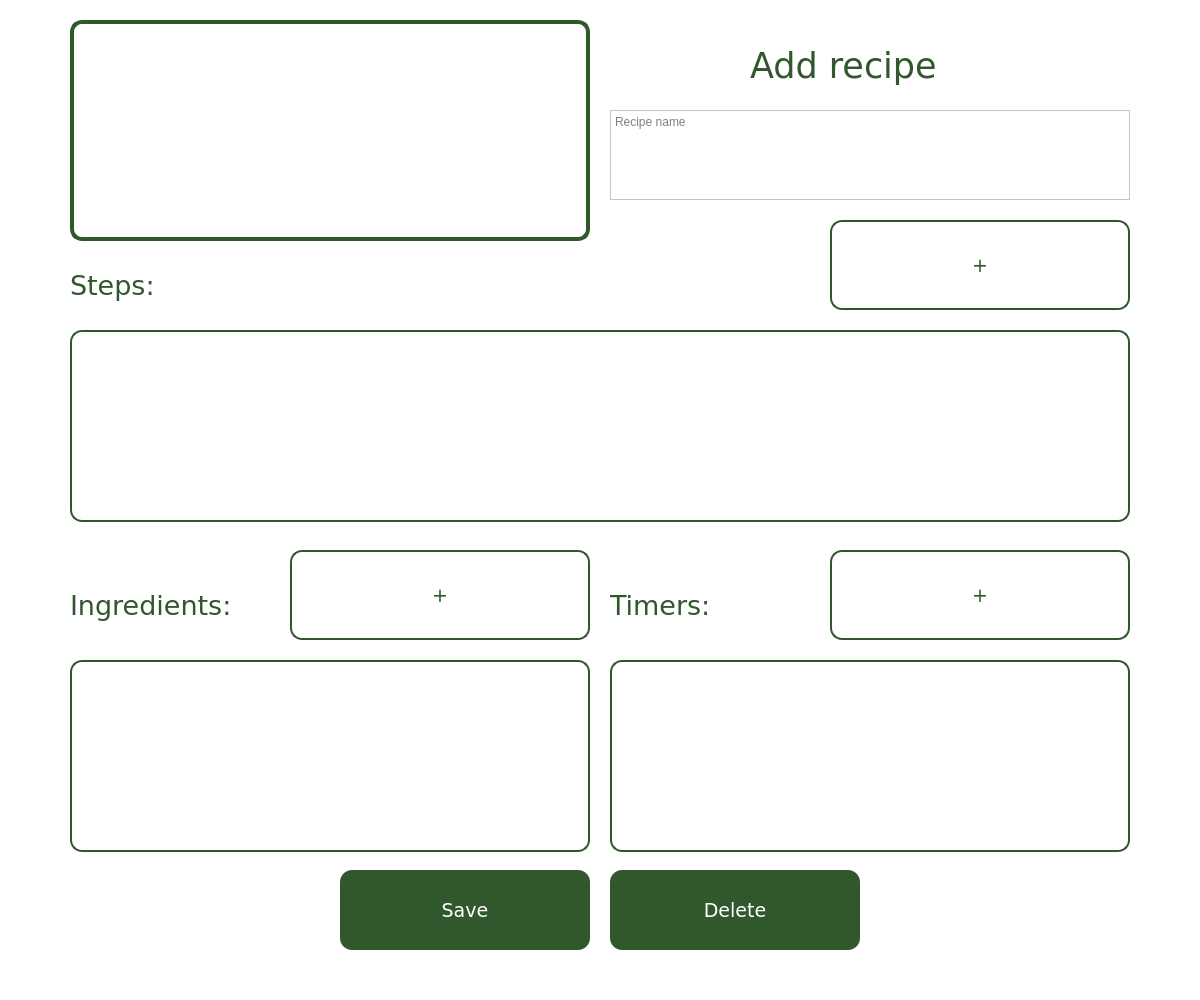
<?xml version="1.0" encoding="UTF-8"?>
<ui version="4.0">
 <class>add_recipe_window</class>
 <widget class="QMainWindow" name="add_recipe_window">
  <property name="geometry">
   <rect>
    <x>0</x>
    <y>0</y>
    <width>1200</width>
    <height>1000</height>
   </rect>
  </property>
  <property name="windowTitle">
   <string>PoLIZANE - Add recipe</string>
  </property>
  <property name="windowIcon">
   <iconset>
    <normaloff>PoLIZANE.png</normaloff>PoLIZANE.png</iconset>
  </property>
  <property name="styleSheet">
   <string notr="true">background-color: white;</string>
  </property>
  <widget class="QWidget" name="add_recipe_screen">
   <widget class="QLabel" name="add_recipe_label">
    <property name="geometry">
     <rect>
      <x>750</x>
      <y>40</y>
      <width>241</width>
      <height>51</height>
     </rect>
    </property>
    <property name="font">
     <font>
      <family>Verdana</family>
      <pointsize>26</pointsize>
     </font>
    </property>
    <property name="statusTip">
     <string>Add recipe</string>
    </property>
    <property name="styleSheet">
     <string notr="true">color: rgb(49, 87, 44);</string>
    </property>
    <property name="text">
     <string>Add recipe</string>
    </property>
   </widget>
   <widget class="QPlainTextEdit" name="list_name">
    <property name="geometry">
     <rect>
      <x>610</x>
      <y>110</y>
      <width>520</width>
      <height>90</height>
     </rect>
    </property>
    <property name="statusTip">
     <string>Type recipe name here</string>
    </property>
    <property name="layoutDirection">
     <enum>Qt::LeftToRight</enum>
    </property>
    <property name="styleSheet">
     <string notr="true">border-style: solid;
border-width: 2px;
border-radius: 12px;
border-color: rgb(49, 87, 44);
placeholder {
  color: rgb(49, 87, 44, 75);
};
 font-size: 24px;</string>
    </property>
    <property name="placeholderText">
     <string>Recipe name</string>
    </property>
   </widget>
   <widget class="QPushButton" name="add_button_step">
    <property name="geometry">
     <rect>
      <x>830</x>
      <y>220</y>
      <width>300</width>
      <height>90</height>
     </rect>
    </property>
    <property name="font">
     <font>
      <family>Verdana</family>
      <pointsize>14</pointsize>
     </font>
    </property>
    <property name="statusTip">
     <string>Click plus to add new step to the recipe</string>
    </property>
    <property name="styleSheet">
     <string notr="true">background-color: white;
color:  rgb(49, 87, 44);
border-radius: 12px;
border: solid;
border-color:  rgb(49, 87, 44);
border-width: 2px;</string>
    </property>
    <property name="text">
     <string>+</string>
    </property>
   </widget>
   <widget class="QLabel" name="add_photo">
    <property name="geometry">
     <rect>
      <x>70</x>
      <y>20</y>
      <width>520</width>
      <height>221</height>
     </rect>
    </property>
    <property name="statusTip">
     <string>Add photo here</string>
    </property>
    <property name="styleSheet">
     <string notr="true">border-style: solid;
border-width: 4px;
border-radius: 12px;
border-color: rgb(49, 87, 44);</string>
    </property>
    <property name="text">
     <string/>
    </property>
    <property name="pixmap">
     <pixmap>no_image.png</pixmap>
    </property>
    <property name="scaledContents">
     <bool>true</bool>
    </property>
   </widget>
   <widget class="QLabel" name="steps_label">
    <property name="geometry">
     <rect>
      <x>70</x>
      <y>260</y>
      <width>260</width>
      <height>50</height>
     </rect>
    </property>
    <property name="font">
     <font>
      <family>Verdana</family>
      <pointsize>20</pointsize>
     </font>
    </property>
    <property name="statusTip">
     <string>Steps</string>
    </property>
    <property name="styleSheet">
     <string notr="true">color: rgb(49, 87, 44);</string>
    </property>
    <property name="text">
     <string>Steps:</string>
    </property>
   </widget>
   <widget class="QListWidget" name="steps_list">
    <property name="geometry">
     <rect>
      <x>70</x>
      <y>330</y>
      <width>1060</width>
      <height>192</height>
     </rect>
    </property>
    <property name="statusTip">
     <string>Added steps list</string>
    </property>
    <property name="styleSheet">
     <string notr="true">border-style: solid;
border-width: 2px;
border-radius: 12px;
border-color: rgb(49, 87, 44);</string>
    </property>
   </widget>
   <widget class="QLabel" name="ingredients_label">
    <property name="geometry">
     <rect>
      <x>70</x>
      <y>580</y>
      <width>260</width>
      <height>50</height>
     </rect>
    </property>
    <property name="font">
     <font>
      <family>Verdana</family>
      <pointsize>20</pointsize>
     </font>
    </property>
    <property name="statusTip">
     <string>Ingredients</string>
    </property>
    <property name="styleSheet">
     <string notr="true">color: rgb(49, 87, 44);</string>
    </property>
    <property name="text">
     <string>Ingredients:</string>
    </property>
   </widget>
   <widget class="QLabel" name="timers_label">
    <property name="geometry">
     <rect>
      <x>610</x>
      <y>580</y>
      <width>260</width>
      <height>50</height>
     </rect>
    </property>
    <property name="font">
     <font>
      <family>Verdana</family>
      <pointsize>20</pointsize>
     </font>
    </property>
    <property name="statusTip">
     <string>Timers</string>
    </property>
    <property name="styleSheet">
     <string notr="true">color: rgb(49, 87, 44);</string>
    </property>
    <property name="text">
     <string>Timers:</string>
    </property>
   </widget>
   <widget class="QListWidget" name="ingredients_list">
    <property name="geometry">
     <rect>
      <x>70</x>
      <y>660</y>
      <width>520</width>
      <height>192</height>
     </rect>
    </property>
    <property name="statusTip">
     <string>Added ingredienst list</string>
    </property>
    <property name="styleSheet">
     <string notr="true">border-style: solid;
border-width: 2px;
border-radius: 12px;
border-color: rgb(49, 87, 44);</string>
    </property>
   </widget>
   <widget class="QListWidget" name="timers_list">
    <property name="geometry">
     <rect>
      <x>610</x>
      <y>660</y>
      <width>520</width>
      <height>192</height>
     </rect>
    </property>
    <property name="statusTip">
     <string>Added timers list</string>
    </property>
    <property name="styleSheet">
     <string notr="true">border-style: solid;
border-width: 2px;
border-radius: 12px;
border-color: rgb(49, 87, 44);</string>
    </property>
   </widget>
   <widget class="QPushButton" name="add_button_ingredient">
    <property name="geometry">
     <rect>
      <x>290</x>
      <y>550</y>
      <width>300</width>
      <height>90</height>
     </rect>
    </property>
    <property name="font">
     <font>
      <family>Verdana</family>
      <pointsize>14</pointsize>
     </font>
    </property>
    <property name="statusTip">
     <string>Click plus to add new ingredient to the recipe</string>
    </property>
    <property name="styleSheet">
     <string notr="true">background-color: white;
color:  rgb(49, 87, 44);
border-radius: 12px;
border: solid;
border-color:  rgb(49, 87, 44);
border-width: 2px;</string>
    </property>
    <property name="text">
     <string>+</string>
    </property>
   </widget>
   <widget class="QPushButton" name="add_button_timer">
    <property name="geometry">
     <rect>
      <x>830</x>
      <y>550</y>
      <width>300</width>
      <height>90</height>
     </rect>
    </property>
    <property name="font">
     <font>
      <family>Verdana</family>
      <pointsize>14</pointsize>
     </font>
    </property>
    <property name="statusTip">
     <string>Click plus to add new timer to the recipe</string>
    </property>
    <property name="styleSheet">
     <string notr="true">background-color: white;
color:  rgb(49, 87, 44);
border-radius: 12px;
border: solid;
border-color:  rgb(49, 87, 44);
border-width: 2px;</string>
    </property>
    <property name="text">
     <string>+</string>
    </property>
   </widget>
   <widget class="QPushButton" name="save_button">
    <property name="geometry">
     <rect>
      <x>340</x>
      <y>870</y>
      <width>250</width>
      <height>80</height>
     </rect>
    </property>
    <property name="font">
     <font>
      <family>Verdana</family>
      <pointsize>14</pointsize>
     </font>
    </property>
    <property name="statusTip">
     <string>Click save the recipe</string>
    </property>
    <property name="styleSheet">
     <string notr="true">background-color: rgb(49, 87, 44);
color: white;
border-radius: 12px;</string>
    </property>
    <property name="text">
     <string>Save</string>
    </property>
   </widget>
   <widget class="QPushButton" name="delete_button">
    <property name="geometry">
     <rect>
      <x>610</x>
      <y>870</y>
      <width>250</width>
      <height>80</height>
     </rect>
    </property>
    <property name="font">
     <font>
      <family>Verdana</family>
      <pointsize>14</pointsize>
     </font>
    </property>
    <property name="statusTip">
     <string>Click delete if you don't want to create this recipe</string>
    </property>
    <property name="styleSheet">
     <string notr="true">background-color: rgb(49, 87, 44);
color: white;
border-radius: 12px;</string>
    </property>
    <property name="text">
     <string>Delete</string>
    </property>
   </widget>
  </widget>
  <widget class="QStatusBar" name="statusbar"/>
 </widget>
 <resources/>
 <connections/>
</ui>
